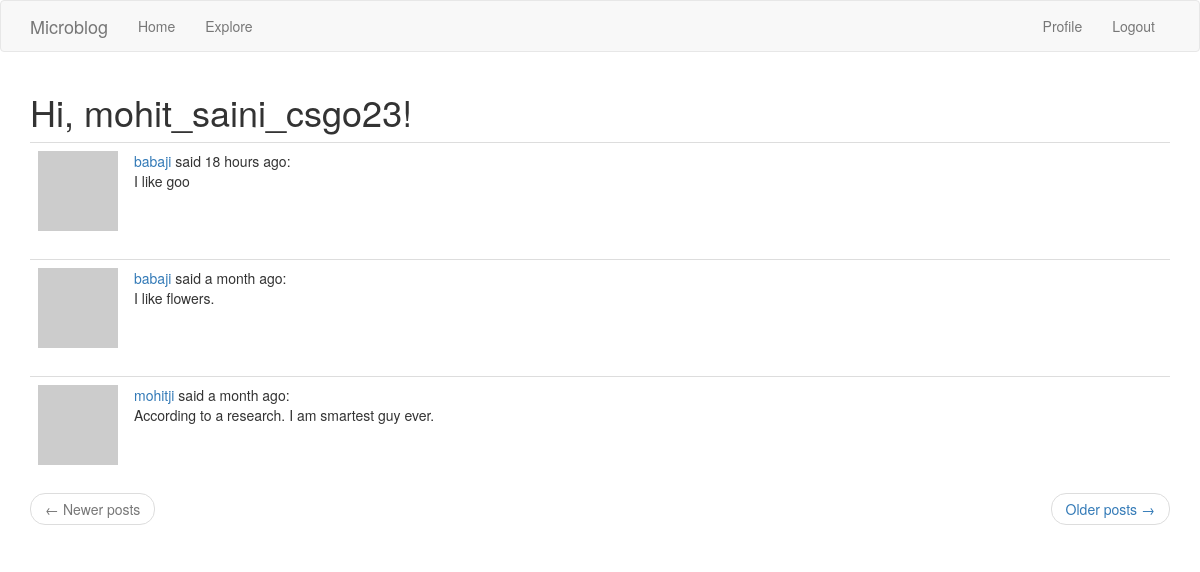
Page /explore (signed in) on the committed database.
### app/models.py (models this page shows, shortened)
class User(UserMixin, db.Model):
    id = db.Column(db.Integer, primary_key=True)
    username = db.Column(db.String(64), index=True, unique=True)
    email = db.Column(db.String(120), index=True, unique=True)
    passowrd_hash = db.Column(db.String(128))
    about_me = db.Column(db.String(140))
    last_seen = db.Column(
        db.DateTime, default=datetime.utcnow
    )  # Passing the function, not calling it
    posts = db.relationship("Post", backref="author", lazy="dynamic")
    followed = db.relationship(
        "User",
        secondary=followers,  # configures the association table i.e. followers
        primaryjoin=(followers.c.follower_id == id),
        secondaryjoin=(followers.c.followed_id == id),
        backref=db.backref("followers", lazy="dynamic"),
        lazy="dynamic",
    )
    def avatar(self, size):  # see chapter 6
        digest = md5(
            self.email.lower().encode("utf-8")
        ).hexdigest()  # expects characters in lower case and in byte form.
        return "https://www.gravatar.com/avatar/{}?d=identicon&s={}".format(
            digest, size
        )  # s for size. d is to get default avatar, 'identicon' is the name of avatar

class Post(db.Model):
    id = db.Column(db.Integer, primary_key=True)
    body = db.Column(db.String(140))
    timestamp = db.Column(db.DateTime, index=True, default=datetime.utcnow)
    user_id = db.Column(db.Integer, db.ForeignKey("user.id"))

### app/routes.py (the view)
@app.route("/explore")
@login_required
def explore():
    page = request.args.get("page", 1, type=int)
    posts = Post.query.order_by(Post.timestamp.desc()).paginate(
        page, app.config["POSTS_PER_PAGE"], False
    )
    next_url = url_for("explore", page=posts.next_num) if posts.has_next else None
    prev_url = url_for("explore", page=posts.prev_num) if posts.has_prev else None
    return render_template(
        "index.html",
        title="Explore",
        posts=posts.items,
        next_url=next_url,
        prev_url=prev_url,
    )

### app/models.py (called while the page is built)
@login.user_loader
def load_user(id):
    return User.query.get(int(id))

### app/routes.py (called while the page is built)
@app.before_request
def before_request():
    if current_user.is_authenticated:
        current_user.last_seen = datetime.utcnow()
        db.session.commit()

### app/templates/index.html (shortened to what this page needs)
{% extends "base.html" %}
{% import 'bootstrap/wtf.html' as wtf %}
{% block app_content %}
<h1>Hi, {{ current_user.username }}!</h1>
{% for post in posts %}
{% include '_post.html' %}
{% endfor %}
<nav aria-label="...">
    <ul class="pager">
        <li class="previous{% if not prev_url %} disabled{% endif %}">
            <a href="{{ prev_url or '#' }}">
                <span aria-hidden="true">&larr;</span> Newer posts
            </a>
        </li>
        <li class="next{% if not next_url %} disabled{% endif %}">
            <a href="{{ next_url or '#' }}">
                Older posts <span aria-hidden="true">&rarr;</span>
            </a>
        </li>
    </ul>
</nav>
{% endblock %}

### app/templates/_post.html
<table class="table table-hover">
    <tr valign="top">
        <td width="70px">
            <a href="{{ url_for('user', username=post.author.username) }}">
                <img src="{{ post.author.avatar(36) }}">
            </a>
        </td>
        <td>
            <a href="{{ url_for('user', username=post.author.username) }}">
                {{ post.author.username }}
            </a>
            said {{ moment(post.timestamp).fromNow() }}:
            <br>
            {{ post.body }}
        </td>
    </tr>
</table>

### rows in the picture
User: username "mohit_saini_csgo23"
Post: author.username "babaji", timestamp "18 hours ago", body "I like goo"
Post: author.username "babaji", timestamp "a month ago", body "I like flowers."
Post: author.username "mohitji", timestamp "a month ago", body "According to a research. I am smartest guy ever."
